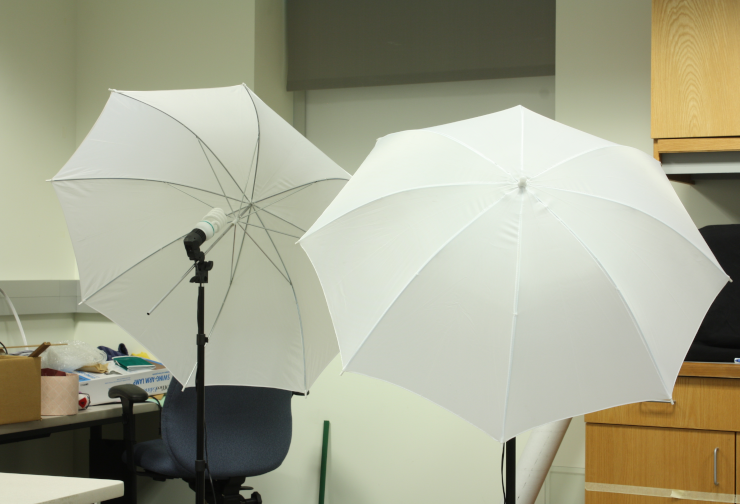
#> input picture ex3/umbrellaL.png, 740 x 504 px
$ python stereo_imagery.py
#> lines starting #> are read from the running program, lines starting #| are printed output that depends on the picture
import numpy as np
import cv2
import sys
from matplotlib import pyplot as plt

# Calibration data
cam0=np.array([[5806.559, 0, 1429.219], [0, 5806.559, 993.403], [0, 0, 1]])
cam1=np.array([[5806.559, 0, 1543.51 ], [0, 5806.559, 993.403], [0, 0, 1]])
doffs=114.291
baseline=174.019
width=2960
height=2016
focal_length = 5806.559

# Camera Focal Length Parameters
width_sensor_size = 22.2
height_sensor_size = 14.8
width_camera_resolution = 3088
height_camera_resolution = 2056

# Parameters
global disparity, disparityImg
disparity = None
disparityImg = None
global img, imgL, imgR
imgL = []
imgR = []
global num_disparities, block_size, img_type, th1, th2, aperture
num_disparities = 4
block_size = 3
img_type = 1
th1 = 80
th2 = 165
aperture = 0
global num_disparities_val, block_size_val
num_disparities_val = 0
block_size_val = 5
# ================================================

# [8 lines left out: function getDisparityMap, not called in this run]

# ================================================

def plot(disparity, baseline, doffs, focal):
    # This just plots some sample points.  Change this function to
    # plot the 3D reconstruction from the disparity map and other values
    z = baseline * (focal / (disparity + doffs))
    x = np.zeros(z.shape)
    y = np.zeros(z.shape)
    for i in range(z.shape[0]):
        for j in range(z.shape[1]):
            x[i,j] = z[i,j] * (j / focal) - baseline / 2
            y[i,j] = - z[i,j] * (i / focal) + disparity.shape[0] / 2

    x = x.flatten()
    y = y.flatten()
    z = z.flatten()

    threshold_id = []
    for id, val in enumerate(z):
        if val > 8500:
            threshold_id.append(id)

    x = np.delete(x, threshold_id)
    y = np.delete(y, threshold_id)
    z = np.delete(z, threshold_id)

    # Plt depths
    ax = plt.axes(projection ='3d')
    ax.scatter(x, z, y, s=1)
    ax.view_init(elev=10, azim=-120)

    # Labels
    ax.set_xlabel('x')
    ax.set_ylabel('z')
    ax.set_zlabel('y')

    # plt.savefig('myplot.pdf', bbox_inches='tight') # Can also specify an image, e.g. myplot.png
    plt.show()

# ================================================
# Trackbar functions

# [56 lines left out: functions print_stats_vals, th1_trackbar, th2_trackbar, aperture_trackbar, num_disparities_trackbar, block_size_trackbar and 1 more, not called in this run]

# ================================================

def focal_length_px_to_mm(focal_length_px, sensor_size_mm, image_resolution):
    return focal_length_px * sensor_size_mm / image_resolution

def edge_detection(gray, th1, th2, aperture):
    # Apply Canny edge detection
    edges = cv2.Canny(gray, th1, th2, apertureSize=aperture)
    return edges

# [7 lines left out: function show_disparity, not called in this run]

# ================================================

if __name__ == '__main__':

    # Load left image
    filename = 'umbrellaL.png'
    imgL.append(cv2.imread(filename, cv2.IMREAD_GRAYSCALE))
    if imgL[0] is None:
        print('\nError: failed to open {}.\n'.format(filename))
        sys.exit()

    # Load right image
    filename = 'umbrellaR.png'
    imgR.append(cv2.imread(filename, cv2.IMREAD_GRAYSCALE))
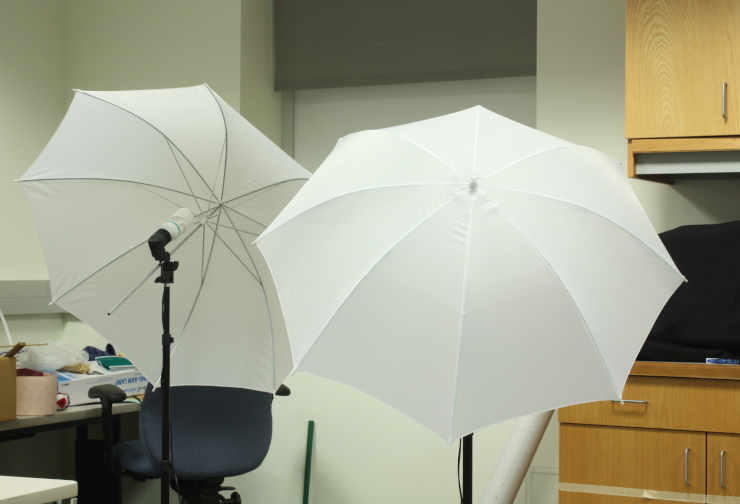
#> input picture ex3/umbrellaR.png, 740 x 504 px
    if imgR[0] is None:
        print('\nError: failed to open {}.\n'.format(filename))
        sys.exit()

    imgL.append(edge_detection(imgL[0], th1, th2, 3 + aperture * 2))
#> in edge_detection, `edges = cv2.Canny(gray, th1, th2, apertureSize=aperture)`:
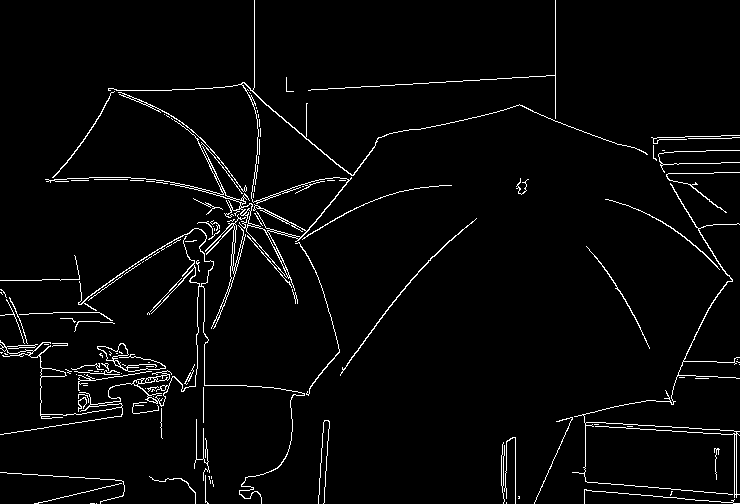
#> edges: shape (504, 740); 3.2% white in thin lines or dots
#> in edge_detection, `edges = cv2.Canny(gray, th1, th2, apertureSize=aperture)`:
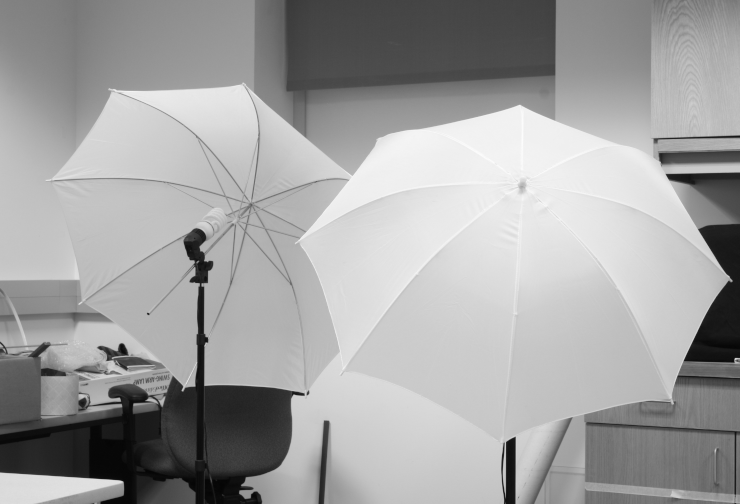
#> gray: shape (504, 740); min 5, max 252, mean 161.7
    imgR.append(edge_detection(imgR[0], th1, th2, 3 + aperture * 2))
#> call 2 of edge_detection, with th1 = 80, th2 = 165, aperture = 3
#> in edge_detection (call 2), `edges = cv2.Canny(gray, th1, th2, apertureSize=aperture)`:
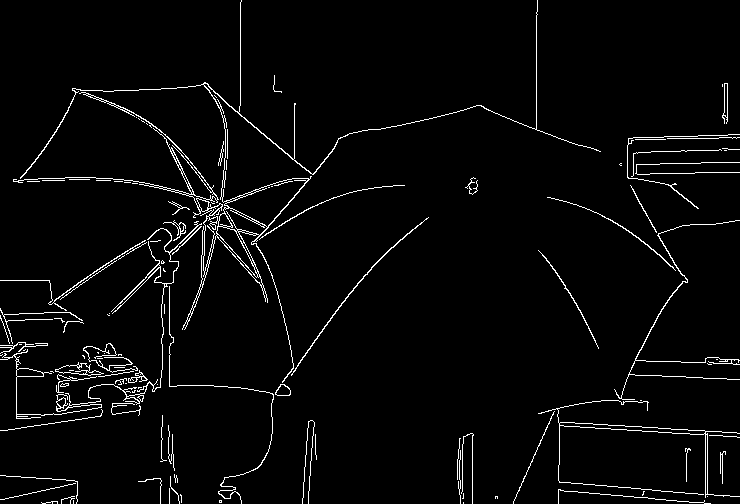
#> edges: shape (504, 740); 3.2% white in thin lines or dots
#> in edge_detection (call 2), `edges = cv2.Canny(gray, th1, th2, apertureSize=aperture)`:
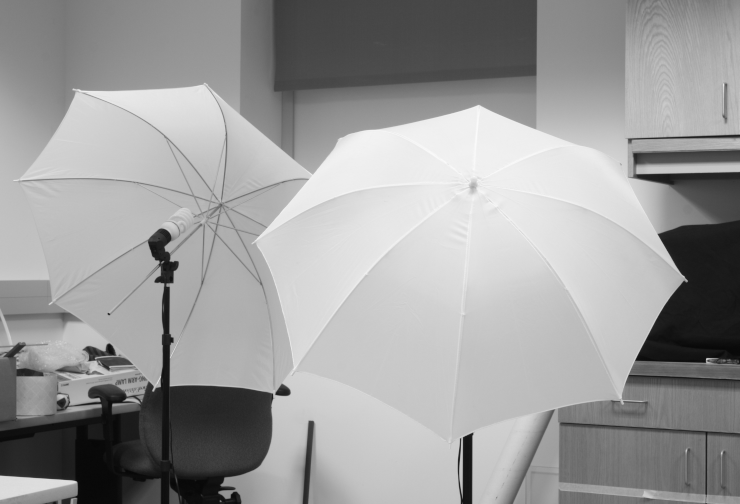
#> gray: shape (504, 740); min 7, max 250, mean 155.8


    cam0_x = focal_length_px_to_mm(cam0[0,0], width_sensor_size, width_camera_resolution)
    cam0_y = focal_length_px_to_mm(cam0[1,1], height_sensor_size, height_camera_resolution)

    cam1_x = focal_length_px_to_mm(cam1[0,0], width_sensor_size, width_camera_resolution)
    cam1_y = focal_length_px_to_mm(cam1[1,1], height_sensor_size, height_camera_resolution)

    print("cam0 x focal length in mm: ", cam0_x)
    print("cam0 y focal length in mm: ", cam0_y)
    print("cam1 x focal length in mm: ", cam1_x)
    print("cam1 y focal length in mm: ", cam1_y)

    ###############################################################################

    # Create a window to display the image in
    cv2.namedWindow('Disparity', cv2.WINDOW_AUTOSIZE)

    cv2.createTrackbar('num_disparities', 'Disparity', num_disparities, 50, num_disparities_trackbar)
    cv2.createTrackbar('block_size', 'Disparity', block_size, 250, block_size_trackbar)
    cv2.createTrackbar('image_type', 'Disparity', img_type, 1, image_type_trackbar)
    cv2.createTrackbar('th1', 'Disparity', th1, 255, th1_trackbar)
    cv2.createTrackbar('th2', 'Disparity', th2, 255, th2_trackbar)
    cv2.createTrackbar('aperture', 'Disparity', aperture, 2, aperture_trackbar)

    cv2.waitKey(0)

    # Plot the 3D reconstruction
    # disparity = getDisparityMap(img[0], img[1], num_disparities_val, block_size_val)

    cv2.destroyAllWindows()

    plot(disparity, baseline, doffs, focal_length)
#> (the run stopped early here; a loop or call above may not have finished)
